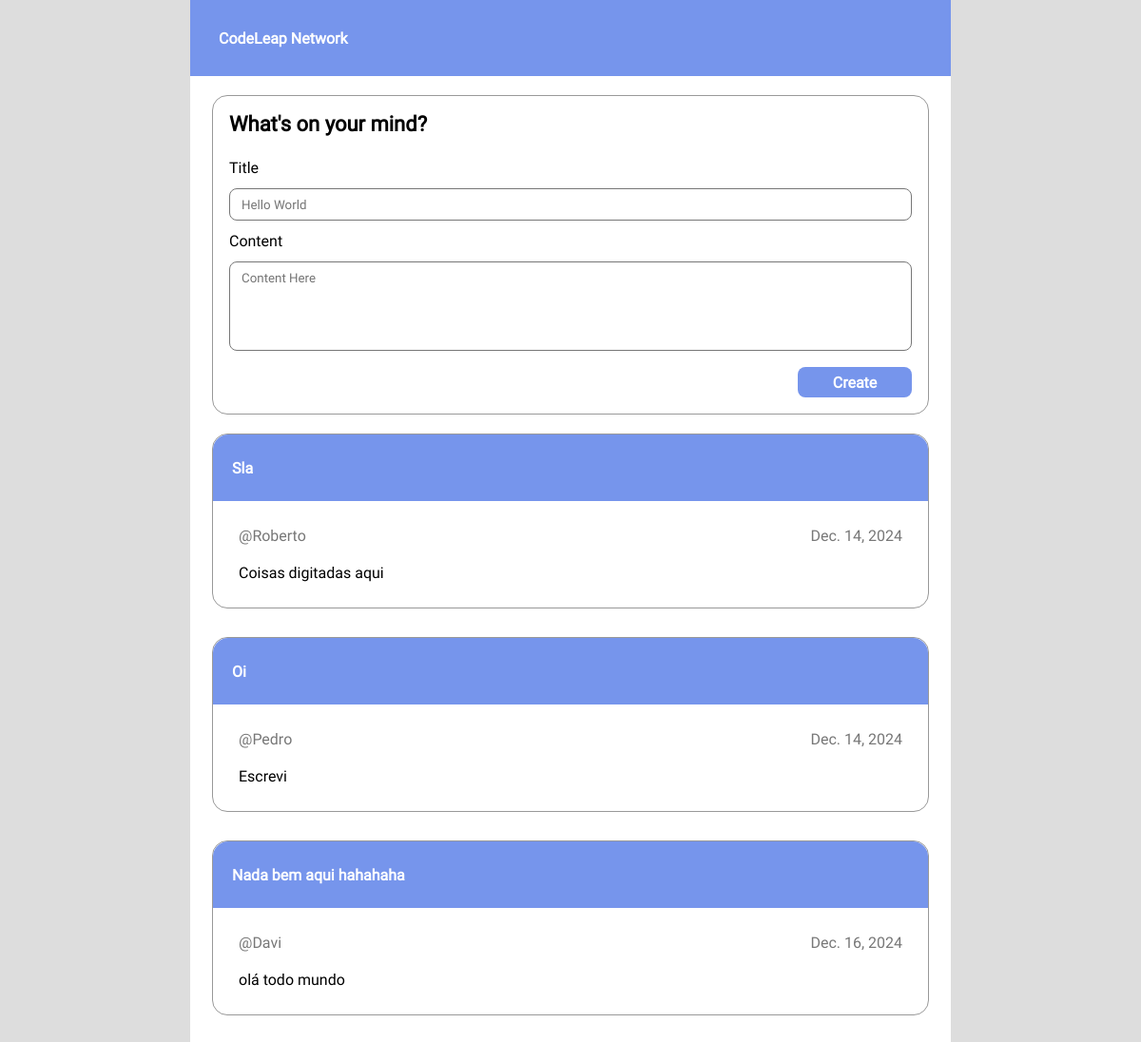
/posts/, run on an earlier commit of the app's database.
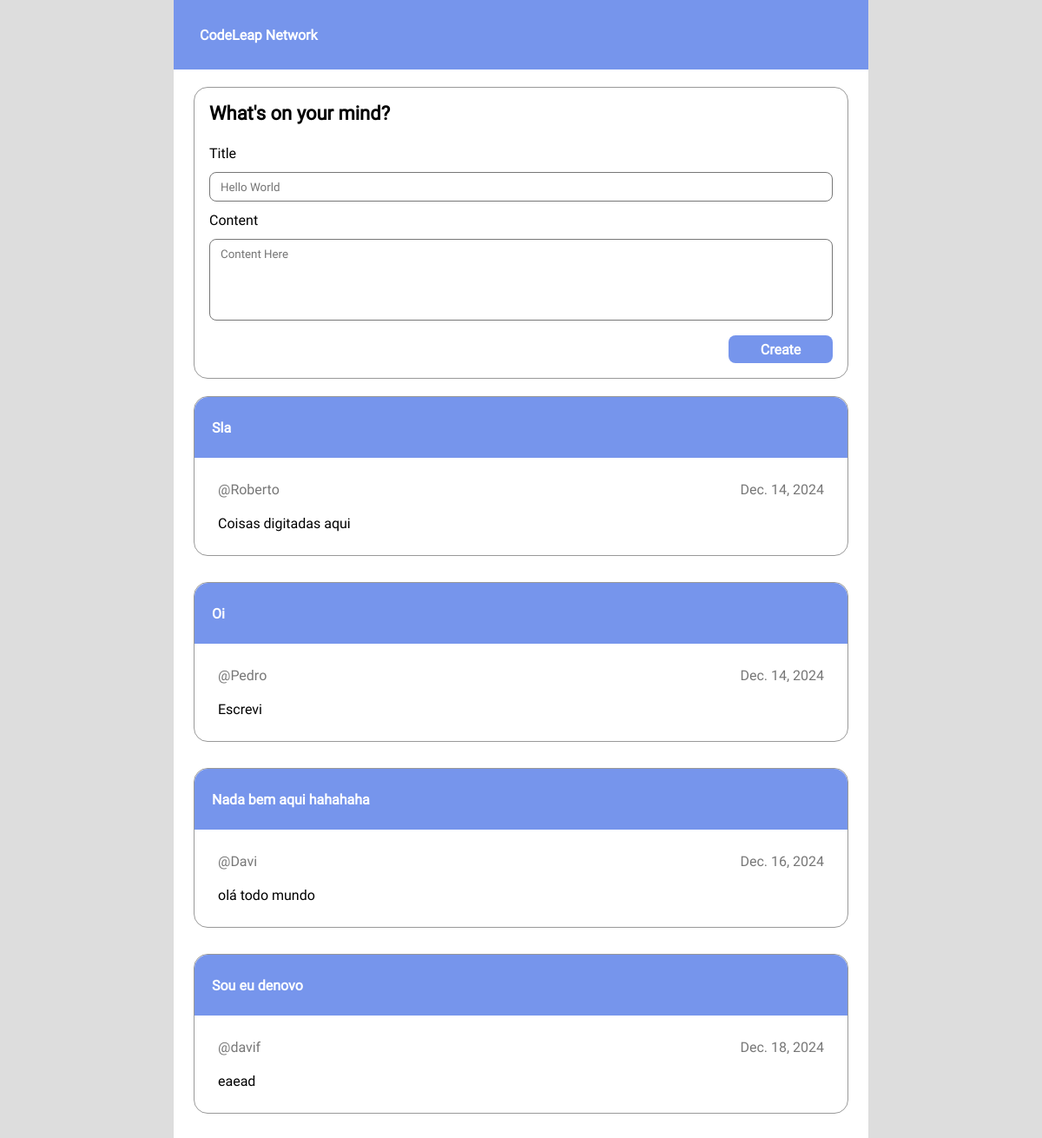
And on a later commit of the database.
### postSite/models.py (models this page shows)
class Post(models.Model):
    id = models.AutoField(primary_key=True)
    username = models.CharField(max_length=200)
    create_datetime = models.DateField(default=date.today)
    title = models.CharField(max_length=200)
    content = models.CharField(max_length=500)

### postSite/views.py (the view)
# urls.py: path('posts/', post_view, name='post_list'),
def post_view(request):
    posts = Post.objects.all()
    return render(request, 'PostPage/postPage.html', {'posts': posts})

### postSite/templates/PostPage/postPage.html (shortened to what this page needs)
{% block content %}
{% load static %}
<!DOCTYPE html>
<html lang="en">
<head>
    <link rel="stylesheet" href="{% static 'css/postStyle.css' %}">
</head>
<body>
    <main>
        <div id="head">
            <p><strong>CodeLeap Network</strong></p>
        </div>
        <div id="userBox">
            <h1><strong>What's on your mind?</strong></h1>
            <form action="{% url 'new_post' %}" method="post"> {% csrf_token %}
            <div id="titleInput">
                <p>Title</p>
                <input type="text" placeholder="Hello World" name="title">
            </div>
            <div id="contentInput">
                <p>Content</p>
                    <input type="text" placeholder="Content Here" name="content">
                    <button><strong>Create</strong></button>
            </div>
        </form>
        </div>
        {% if posts %}
            {% for post in posts %}
                <div id="posts">
                    <div id="options">
                        <p><strong>{{ post.title }}</strong></p>
                    </div>
                    <div id="contentBox">
                        <div id="userInfo">
                            <p>@{{ post.username }}</p>
                            <p>{{ post.create_datetime }}</p>
                        </div>
                        <div id="content">
                            <p>{{ post.content }}</p>
                        </div>
                    </div>
                </div>
            {% endfor %}
        {% endif %}
    </main>
</body>
</html>
{% endblock %}

### static/css/postStyle.css (style rules this page uses)
* { margin: 0; padding: 0; font-family: 'Roboto'; }
body { display: flex; justify-content: center; width: 100vw; background-color: #DDDDDD; }

What changed in the data, as far as the page shows it:
added Post: title "Sou eu denovo", username "davif", create_datetime "Dec. 18, 2024", content "eaead"
